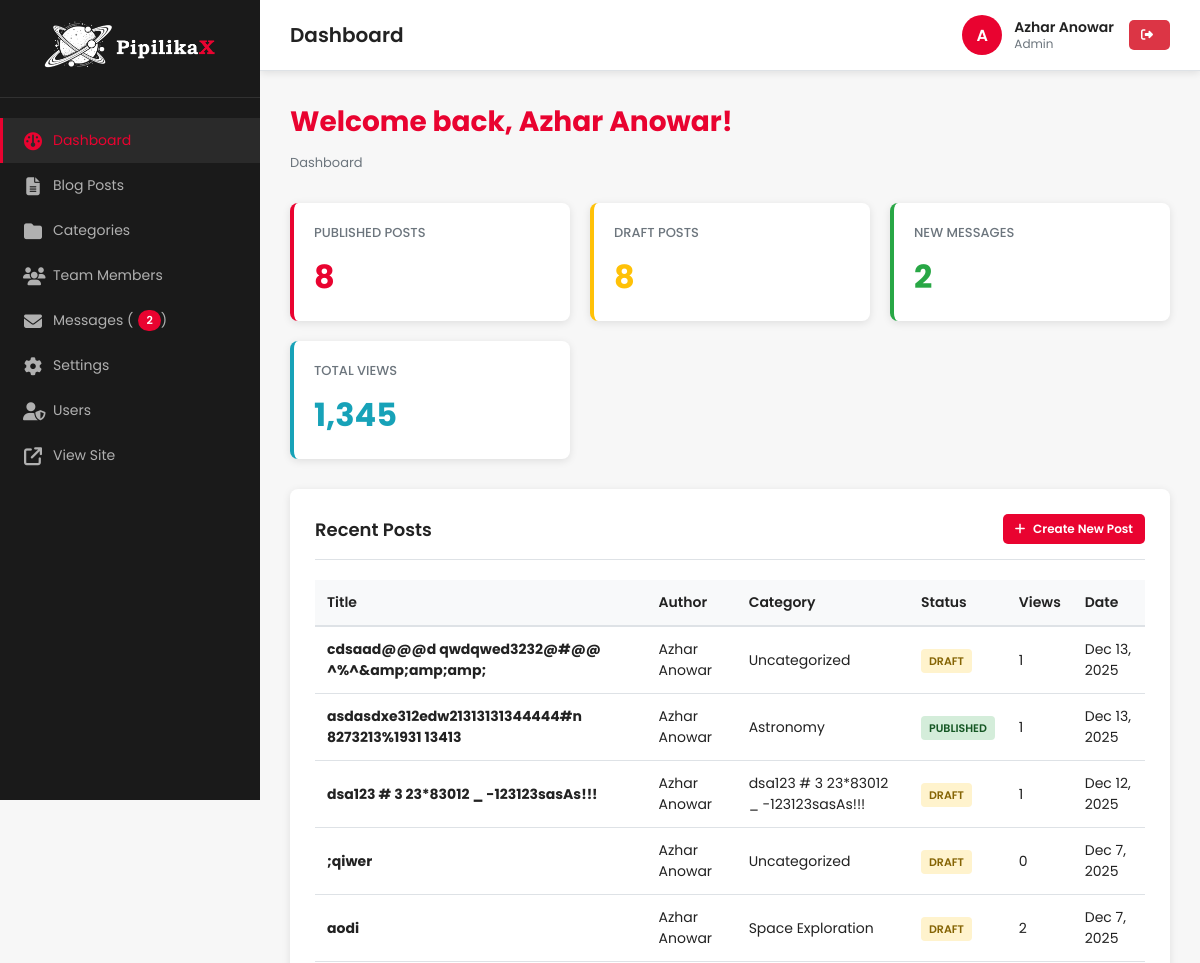
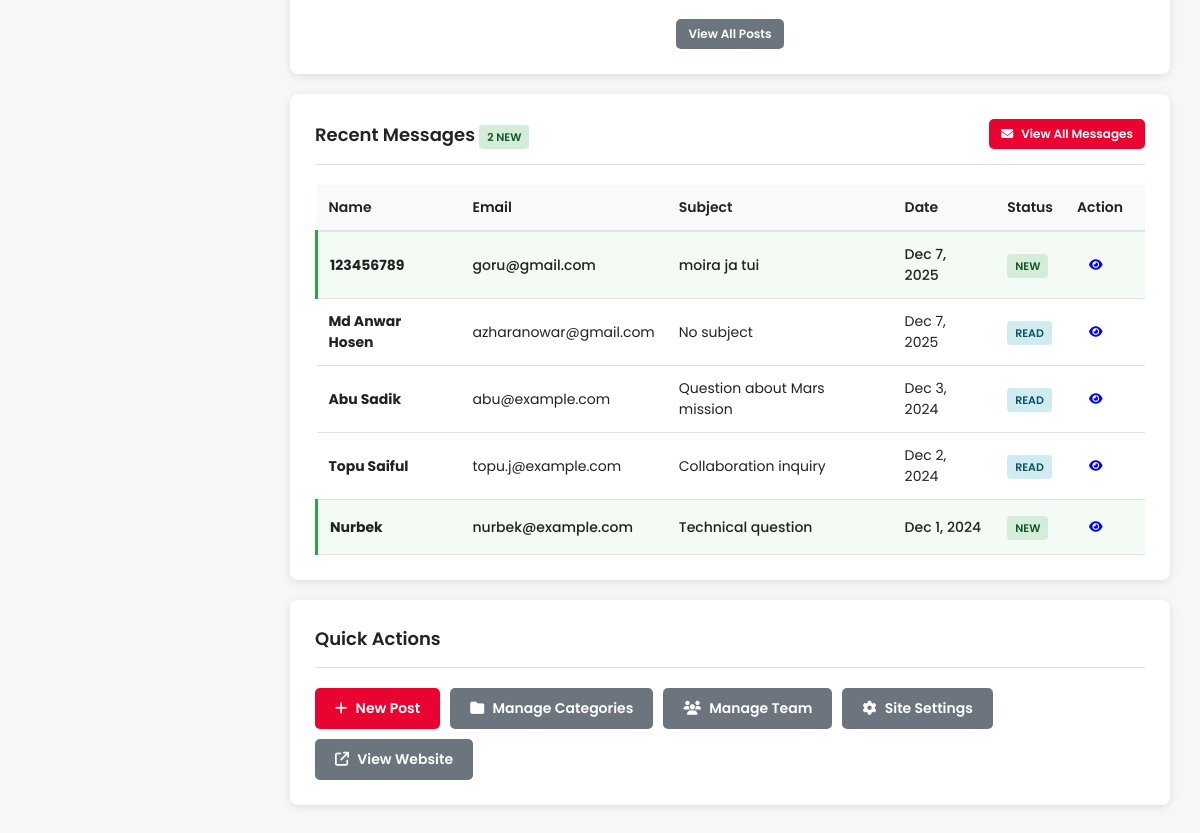
/admin/index.php (signed in), run on the app's committed database (2 pictures, top to bottom).
### tables this page shows
CREATE TABLE `blog_posts` (
  `id` int(11) NOT NULL,
  `title` varchar(255) NOT NULL,
  `slug` varchar(255) NOT NULL,
  `excerpt` text DEFAULT NULL,
  `content` longtext NOT NULL,
  `featured_image` varchar(255) DEFAULT NULL,
  `author_id` int(11) DEFAULT NULL,
  `category_id` int(11) DEFAULT NULL,
  `status` enum('draft','published','archived') DEFAULT 'draft',
  `views` int(11) DEFAULT 0,
  `allow_comments` tinyint(1) DEFAULT 1,
  `created_at` timestamp NOT NULL DEFAULT current_timestamp(),
  `updated_at` timestamp NOT NULL DEFAULT '0000-00-00 00:00:00' ON UPDATE current_timestamp(),
  `published_at` timestamp NULL DEFAULT NULL
);

CREATE TABLE `users` (
  `id` int(11) NOT NULL,
  `username` varchar(50) NOT NULL,
  `email` varchar(100) NOT NULL,
  `password` varchar(255) NOT NULL,
  `full_name` varchar(100) DEFAULT NULL,
  `role` enum('admin','editor','author','subscriber') DEFAULT 'subscriber',
  `is_active` tinyint(1) DEFAULT 1,
  `avatar` varchar(255) DEFAULT NULL,
  `bio` text DEFAULT NULL,
  `created_at` timestamp NOT NULL DEFAULT current_timestamp(),
  `updated_at` timestamp NOT NULL DEFAULT '0000-00-00 00:00:00' ON UPDATE current_timestamp(),
  `last_login` timestamp NULL DEFAULT NULL
);

CREATE TABLE `categories` (
  `id` int(11) NOT NULL,
  `name` varchar(100) NOT NULL,
  `slug` varchar(100) NOT NULL,
  `description` text DEFAULT NULL,
  `post_count` int(11) DEFAULT 0,
  `created_at` timestamp NOT NULL DEFAULT current_timestamp(),
  `updated_at` timestamp NOT NULL DEFAULT '0000-00-00 00:00:00' ON UPDATE current_timestamp()
);

CREATE TABLE `contact_messages` (
  `id` int(11) NOT NULL,
  `name` varchar(100) NOT NULL,
  `email` varchar(100) NOT NULL,
  `subject` varchar(255) DEFAULT NULL,
  `message` text NOT NULL,
  `status` enum('new','read','replied','archived') DEFAULT 'new',
  `ip_address` varchar(45) DEFAULT NULL,
  `user_agent` varchar(255) DEFAULT NULL,
  `created_at` timestamp NOT NULL DEFAULT current_timestamp(),
  `read_at` timestamp NULL DEFAULT NULL,
  `replied_at` timestamp NULL DEFAULT NULL
);

### admin/includes/auth-check.php (called while the page is built, shortened)
<?php
$current_user = [
    'id' => $_SESSION['user_id'],
    'username' => $_SESSION['username'],
    'full_name' => $_SESSION['full_name'],
    'role' => $_SESSION['user_role']
];

### includes/functions.php (called while the page is built, shortened)
<?php
function isLoggedIn()
{
    return isset($_SESSION['user_id']) && !empty($_SESSION['user_id']);
}
function hasPermission($required_role, $action = null)
{
    $current_role = $_SESSION['user_role'];
    if ($current_role === 'admin') {
        return true;
    }
    return false;
}
function formatDate($date, $format = 'F j, Y')
{
    return date($format, strtotime($date));
}

### admin/index.php (the view, shortened to what this page needs)
<?php
require_once __DIR__ . '/includes/header.php';
$stmt = $pdo->query("SELECT COUNT(*) FROM blog_posts WHERE status='published'");
$total_posts = $stmt->fetchColumn();
$stmt = $pdo->query("SELECT COUNT(*) FROM blog_posts WHERE status='draft'");
$draft_posts = $stmt->fetchColumn();
$stmt = $pdo->query("SELECT COUNT(*) FROM contact_messages WHERE status='new'");
$new_messages = $stmt->fetchColumn();
$stmt = $pdo->query("SELECT SUM(views) FROM blog_posts");
$total_views = $stmt->fetchColumn() ?: 0;
$recent_posts = $pdo->query("
    SELECT p.*, u.full_name as author_name, c.name as category_name
    FROM blog_posts p
    LEFT JOIN users u ON p.author_id = u.id
    LEFT JOIN categories c ON p.category_id = c.id
    ORDER BY p.created_at DESC
    LIMIT 5
")->fetchAll();
$recent_messages = [];
if (hasPermission('editor')) {
    $recent_messages = $pdo->query("
        SELECT * FROM contact_messages
        ORDER BY created_at DESC
        LIMIT 5
    ")->fetchAll();
}
?>
<div class="page-header">
    <h2>Welcome back, <?php echo htmlspecialchars($current_user['full_name'] ?? $current_user['username']); ?>!</h2>
    <div class="breadcrumb">
        <span>Dashboard</span>
    </div>
</div>
<div class="stats-grid">
    <div class="stat-card">
        <h4>Published Posts</h4>
        <div class="stat-value"><?php echo $total_posts; ?></div>
    </div>
    <?php if (hasPermission('author')): ?>
        <div class="stat-card" style="border-left-color: #ffc107;">
            <h4>Draft Posts</h4>
            <div class="stat-value" style="color: #ffc107;"><?php echo $draft_posts; ?></div>
        </div>
    <?php endif; ?>
    <?php if (hasPermission('editor')): ?>
        <div class="stat-card" style="border-left-color: #28a745;">
            <h4>New Messages</h4>
            <div class="stat-value" style="color: #28a745;"><?php echo $new_messages; ?></div>
        </div>
    <?php endif; ?>
    <?php if (hasPermission('author')): ?>
        <div class="stat-card" style="border-left-color: #17a2b8;">
            <h4>Total Views</h4>
            <div class="stat-value" style="color: #17a2b8;"><?php echo number_format($total_views); ?></div>
        </div>
    <?php endif; ?>
</div>
<div class="card">
    <div class="card-header">
        <h3>Recent Posts</h3>
        <?php if (hasPermission('author')): ?>
            <a href="<?php echo ADMIN_URL; ?>/posts/manage.php" class="btn btn-primary btn-sm">
                <i class="fas fa-plus"></i> Create New Post
            </a>
        <?php endif; ?>
    </div>
    <?php if (count($recent_posts) > 0): ?>
        <table class="table">
            <thead>
                <tr>
                    <th>Title</th>
                    <th>Author</th>
                    <th>Category</th>
                    <th>Status</th>
                    <th>Views</th>
                    <th>Date</th>
                </tr>
            </thead>
            <tbody>
                <?php foreach ($recent_posts as $post): ?>
                    <tr>
                        <td><strong><?php echo htmlspecialchars($post['title']); ?></strong></td>
                        <td><?php echo htmlspecialchars($post['author_name'] ?? 'Unknown'); ?></td>
                        <td><?php echo htmlspecialchars($post['category_name'] ?? 'Uncategorized'); ?></td>
                        <td>
                            <?php
                            $badge_class = [
                                'published' => 'badge-success',
                                'draft' => 'badge-warning',
                                'archived' => 'badge-info'
                            ][$post['status']] ?? 'badge-info';
                            ?>
                            <span class="badge <?php echo $badge_class; ?>">
                                <?php echo ucfirst($post['status']); ?>
                            </span>
                        </td>
                        <td><?php echo number_format($post['views']); ?></td>
                        <td><?php echo formatDate($post['created_at'], 'M j, Y'); ?></td>
                    </tr>
                <?php endforeach; ?>
            </tbody>
        </table>
        <div style="text-align: center; margin-top: 20px;">
            <a href="<?php echo ADMIN_URL; ?>/posts/index.php" class="btn btn-secondary btn-sm">
                View All Posts
            </a>
        </div>
    <?php endif; ?>
</div>
<?php if (hasPermission('editor') && count($recent_messages) > 0): ?>
    <div class="card">
        <div class="card-header">
            <h3>Recent Messages <?php if ($new_messages > 0): ?><span
                        class="badge badge-success"><?php echo $new_messages; ?> new</span><?php endif; ?></h3>
            <a href="<?php echo ADMIN_URL; ?>/messages/index.php" class="btn btn-primary btn-sm">
                <i class="fas fa-envelope"></i> View All Messages
            </a>
        </div>
        <table class="table">
            <thead>
                <tr>
                    <th>Name</th>
                    <th>Email</th>
                    <th>Subject</th>
                    <th>Date</th>
                    <th>Status</th>
                    <th style="width: 80px;">Action</th>
                </tr>
            </thead>
            <tbody>
                <?php foreach ($recent_messages as $msg): ?>
                    <tr class="<?php echo $msg['status'] == 'new' ? 'unread-row' : ''; ?>">
                        <td><strong><?php echo htmlspecialchars($msg['name']); ?></strong></td>
                        <td><?php echo htmlspecialchars($msg['email']); ?></td>
                        <td><?php echo htmlspecialchars($msg['subject'] ?: 'No subject'); ?></td>
                        <td><?php echo formatDate($msg['created_at'], 'M j, Y'); ?></td>
                        <td>
                            <?php
                            $badge_class = [
                                'new' => 'badge-success',
                                'read' => 'badge-info',
                                'replied' => 'badge-warning',
                                'archived' => 'badge-danger'
                            ][$msg['status']] ?? 'badge-info';
                            ?>
                            <span class="badge <?php echo $badge_class; ?>">
                                <?php echo ucfirst($msg['status']); ?>
                            </span>
                        </td>
                        <td>
                            <a href="<?php echo ADMIN_URL; ?>/messages/view.php?id=<?php echo $msg['id']; ?>"
                                class="btn btn-sm btn-info" title="View">
                                <i class="fas fa-eye"></i>
                            </a>
                        </td>
                    </tr>
                <?php endforeach; ?>
            </tbody>
        </table>
    </div>
<?php endif; ?>
<div class="card">
    <div class="card-header">
        <h3>Quick Actions</h3>
    </div>
    <div style="display: flex; gap: 10px; flex-wrap: wrap;">
        <?php if (hasPermission('author')): ?>
            <a href="<?php echo ADMIN_URL; ?>/posts/manage.php" class="btn btn-primary">
                <i class="fas fa-plus"></i> New Post
            </a>
        <?php endif; ?>
        <?php if (hasPermission('editor')): ?>
            <a href="<?php echo ADMIN_URL; ?>/categories/index.php" class="btn btn-secondary">
                <i class="fas fa-folder"></i> Manage Categories
            </a>
        <?php endif; ?>
        <?php if ($user_role == 'admin'): ?>
            <a href="<?php echo ADMIN_URL; ?>/team/index.php" class="btn btn-secondary">
                <i class="fas fa-users"></i> Manage Team
            </a>
            <a href="<?php echo ADMIN_URL; ?>/settings/index.php" class="btn btn-secondary">
                <i class="fas fa-cog"></i> Site Settings
            </a>
        <?php endif; ?>
        <a href="<?php echo SITE_URL; ?>" target="_blank" class="btn btn-secondary">
            <i class="fas fa-external-link"></i> View Website
        </a>
    </div>
</div>
<?php require_once __DIR__ . '/includes/footer.php'; ?>

### admin/assets/css/admin-style.css (style rules this page uses)
:root { --admin-primary: #E90330; --admin-primary-dark: #B00225; --admin-bg: #f7f7f7; --admin-sidebar-bg: #1a1a1a; --admin-sidebar-text: #b0b0b0; --admin-sidebar-hover: #2a2a2a; --admin-white: #ffffff; --admin-text: #222222; --admin-text-light: #6c757d; --admin-border: #dee2e6; --admin-success: #28a745; --admin-warning: #ffc107; --admin-danger: #dc3545; --admin-info: #17a2b8; --admin-shadow: 0 2px 8px rgba(0, 0, 0, 0.1); }
* { box-sizing: border-box; }
body { margin: 0; font-family: 'Poppins', sans-serif; background: var(--admin-bg); color: var(--admin-text); font-size: 14px; }
.page-header { margin-bottom: 30px; }
.page-header h2 { margin: 0 0 10px 0; color: var(--admin-primary); font-size: 28px; font-weight: 700; }
.breadcrumb { display: flex; gap: 10px; color: var(--admin-text-light); font-size: 13px; }
.card { background: var(--admin-white); border-radius: 8px; padding: 25px; margin-bottom: 20px; box-shadow: var(--admin-shadow); }
.card-header { display: flex; justify-content: space-between; align-items: center; margin-bottom: 20px; padding-bottom: 15px; border-bottom: 1px solid var(--admin-border); }
.card-header h3 { margin: 0; font-size: 18px; color: var(--admin-text); font-weight: 600; }
.btn { padding: 10px 20px; border: none; border-radius: 5px; font-family: 'Poppins', sans-serif; font-size: 14px; font-weight: 600; cursor: pointer; transition: all 0.3s ease; text-decoration: none; display: inline-block; text-align: center; }
.btn-primary { background: var(--admin-primary); color: white; }
.btn-secondary { background: #6c757d; color: white; }
.btn-sm { padding: 6px 12px; font-size: 12px; }
.btn i { margin-right: 5px; }
.table { width: 100%; border-collapse: collapse; background: white; }
.table thead { background: #f8f9fa; }
.table th { padding: 12px; text-align: left; font-weight: 600; color: var(--admin-text); border-bottom: 2px solid var(--admin-border); }
.table td { padding: 12px; border-bottom: 1px solid var(--admin-border); }
.stats-grid { display: grid; grid-template-columns: repeat(auto-fit, minmax(240px, 1fr)); gap: 20px; margin-bottom: 30px; }
.stat-card { background: white; padding: 20px; border-radius: 8px; box-shadow: var(--admin-shadow); border-left: 4px solid var(--admin-primary); }
.stat-card h4 { margin: 0 0 10px 0; color: var(--admin-text-light); font-size: 13px; font-weight: 500; text-transform: uppercase; }
.stat-card .stat-value { font-size: 32px; font-weight: 700; color: var(--admin-primary); }
.badge { padding: 4px 8px; border-radius: 4px; font-size: 11px; font-weight: 600; text-transform: uppercase; }
.badge-success { background: #d4edda; color: #155724; }
.badge-warning { background: #fff3cd; color: #856404; }
.badge-info { background: #d1ecf1; color: #0c5460; }
.unread-row { background-color: rgba(40, 167, 69, 0.05); font-weight: 500; }
.unread-row td:first-child { border-left: 3px solid var(--admin-success); }

### data on the page
blog_posts: title "cdsaad@@@d qwdqwed3232@#@@ ^%^&amp;amp;amp;", author.full_name "Azhar Anowar", category_name "Uncategorized", status "DRAFT", views "1", created_at "Dec 13, 2025"
blog_posts: title "asdasdxe312edw21313131344444#n 8273213%1931 13413", author.full_name "Azhar Anowar", category.name "Astronomy", status "PUBLISHED", views "1", created_at "Dec 13, 2025"
blog_posts: title "dsa123 # 3 23*83012 _ -123123sasAs!!!", author.full_name "Azhar Anowar", category.name "dsa123 # 3 23*83012 _ -123123sasAs!!!", status "DRAFT", views "1", created_at "Dec 12, 2025"
blog_posts: title ";qiwer", author.full_name "Azhar Anowar", category_name "Uncategorized", status "DRAFT", views "0", created_at "Dec 7, 2025"
blog_posts: title "aodi", author.full_name "Azhar Anowar", category.name "Space Exploration", status "DRAFT", views "2", created_at "Dec 7, 2025"
contact_messages: name "123456789", email "goru@gmail.com", subject "moira ja tui", created_at "Dec 7, 2025", status "NEW"
contact_messages: name "Md Anwar Hosen", email "azharanowar@gmail.com", subject "No subject", created_at "Dec 7, 2025", status "READ"
contact_messages: name "Abu Sadik", email "abu@example.com", subject "Question about Mars mission", created_at "Dec 3, 2024", status "READ"
contact_messages: name "Topu Saiful", email "topu.j@example.com", subject "Collaboration inquiry", created_at "Dec 2, 2024", status "READ"
contact_messages: name "Nurbek", email "nurbek@example.com", subject "Technical question", created_at "Dec 1, 2024", status "NEW"

### other printed values
$unread_messages_count "2"
$page_heading "Dashboard"
substr($current_user['username'], 0, 1) "A"
$current_user['full_name'] "Azhar Anowar"
$current_user['role'] "Admin"
$total_posts "8"
$draft_posts "8"
$new_messages "2"
$total_views "1,345"
